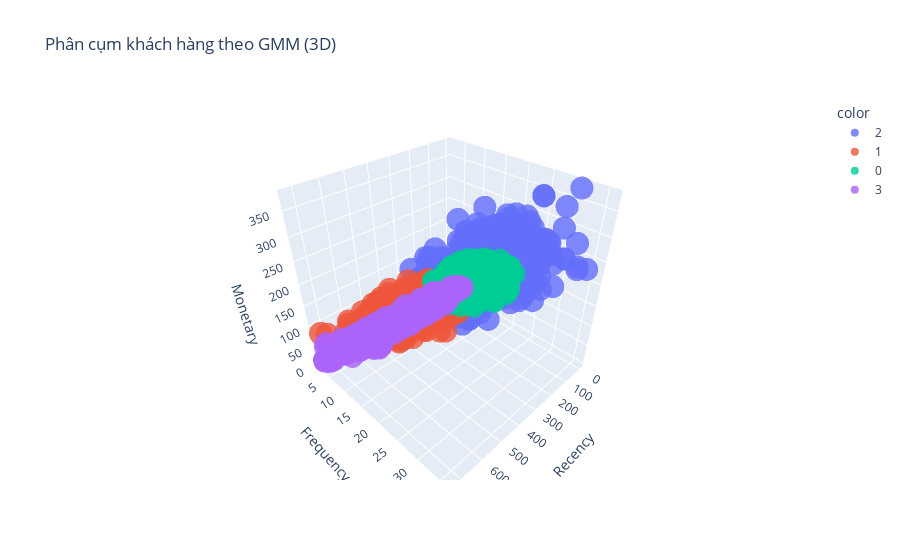

Here is the notebook cell this chart was saved with:
### Code cell
import plotly.express as px

# Thêm cột Cluster_GMM nếu chưa có
df_RFM['Cluster_GMM'] = gmm.fit_predict(df_scaled)

# Vẽ biểu đồ 3D
fig = px.scatter_3d(df_RFM, 
                    x="Recency", 
                    y="Frequency", 
                    z="Monetary", 
                    color=df_RFM["Cluster_GMM"].astype(str),  # Đổi thành chuỗi để vẽ màu
                    title="Phân cụm khách hàng theo GMM (3D)",
                    labels={"Cluster_GMM": "Nhóm cụm"},
                    opacity=0.8)

fig.show()

### Figure 1 — Plotly figure (JSON) as saved in the notebook; plotly's stock layout.template omitted (floating-point values rounded to 4 significant figures; data arrays with more than 128 entries replaced by an {"elided": "..."} marker saying what was removed)
{"data": [{"hovertemplate": "color=2<br>Recency=%{x}<br>Frequency=%{y}<br>Monetary=%{z}<extra></extra>", "legendgroup": "2", "marker": {"color": "#636efa", "opacity": 0.8, "symbol": "circle"}, "mode": "markers", "name": "2", "scene": "scene", "showlegend": true, "type": "scatter3d", "x": {"elided": "698 int values"}, "y": {"elided": "698 int values"}, "z": {"elided": "698 float values"}}, {"hovertemplate": "color=1<br>Recency=%{x}<br>Frequency=%{y}<br>Monetary=%{z}<extra></extra>", "legendgroup": "1", "marker": {"color": "#EF553B", "opacity": 0.8, "symbol": "circle"}, "mode": "markers", "name": "1", "scene": "scene", "showlegend": true, "type": "scatter3d", "x": {"elided": "1099 int values"}, "y": {"elided": "1099 int values"}, "z": {"elided": "1099 float values"}}, {"hovertemplate": "color=0<br>Recency=%{x}<br>Frequency=%{y}<br>Monetary=%{z}<extra></extra>", "legendgroup": "0", "marker": {"color": "#00cc96", "opacity": 0.8, "symbol": "circle"}, "mode": "markers", "name": "0", "scene": "scene", "showlegend": true, "type": "scatter3d", "x": {"elided": "1346 int values"}, "y": {"elided": "1346 int values"}, "z": {"elided": "1346 float values"}}, {"hovertemplate": "color=3<br>Recency=%{x}<br>Frequency=%{y}<br>Monetary=%{z}<extra></extra>", "legendgroup": "3", "marker": {"color": "#ab63fa", "opacity": 0.8, "symbol": "circle"}, "mode": "markers", "name": "3", "scene": "scene", "showlegend": true, "type": "scatter3d", "x": {"elided": "755 int values"}, "y": {"elided": "755 int values"}, "z": {"elided": "755 float values"}}], "layout": {"legend": {"title": {"text": "color"}, "tracegroupgap": 0}, "scene": {"domain": {"x": [0, 1], "y": [0, 1]}, "xaxis": {"title": {"text": "Recency"}}, "yaxis": {"title": {"text": "Frequency"}}, "zaxis": {"title": {"text": "Monetary"}}}, "title": {"text": "Phân cụm khách hàng theo GMM (3D)"}}}
